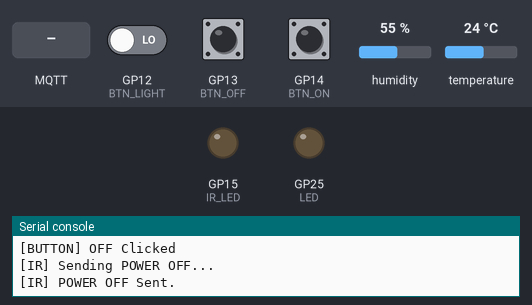
Recording of a program running on a simulated Raspberry Pi Pico running MicroPython. Shown: output pins drawn as LEDs (lit = HIGH), the last lines printed to the serial console. The test bench sets the inputs (shaded band); at power-on: GP13 (BTN_OFF) LOW, GP12 (BTN_LIGHT) LOW, GP14 (BTN_ON) HIGH, humidity 55 %, temperature 24 °C. WiFi joins after 1.5 s; no MQTT or app messages arrive unless stated.

Above: at 3.9 s.
4.0 s: GP13 (BTN_OFF) pulled HIGH for 0.15 s
At 4.9 s:
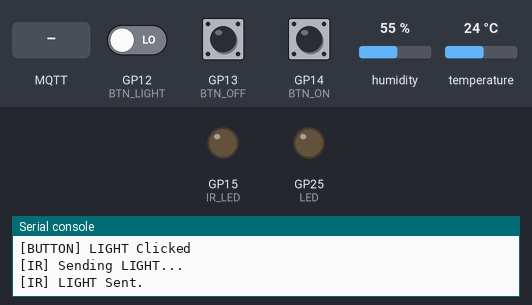
5.6 s: GP12 (BTN_LIGHT) driven HIGH and GP13 (BTN_OFF) driven HIGH
8.6 s: GP14 (BTN_ON) pulled LOW for 0.15 s
At 9.4 s:
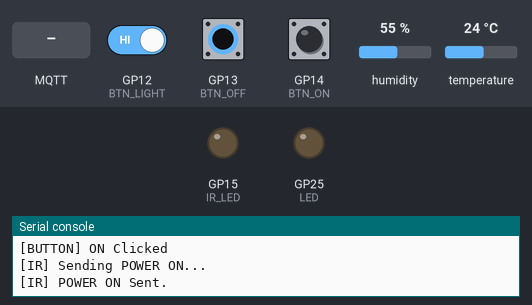
10.2 s: MQTT message "1" arrives on the first subscribed topic
At 11.2 s:
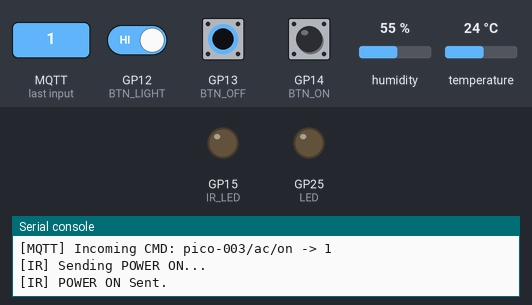
11.7 s: MQTT message "on" arrives on the first subscribed topic
At 12.3 s:
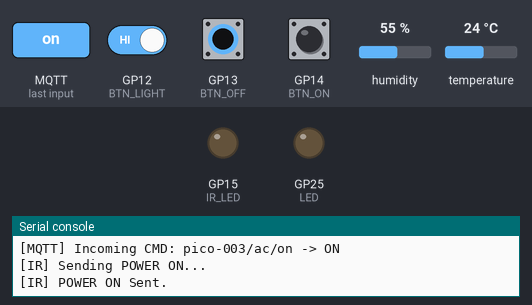
13.2 s: MQTT message "off" arrives on the first subscribed topic
At 13.5 s:
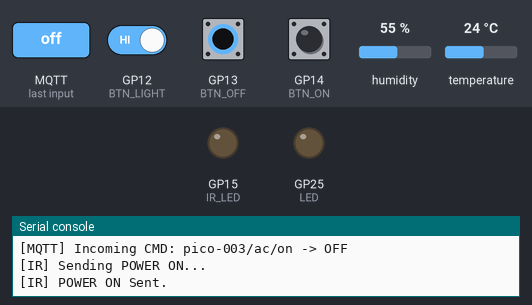
Timing chart, 0 to 15.7 s (numbered marks = the images above; inputs shaded):
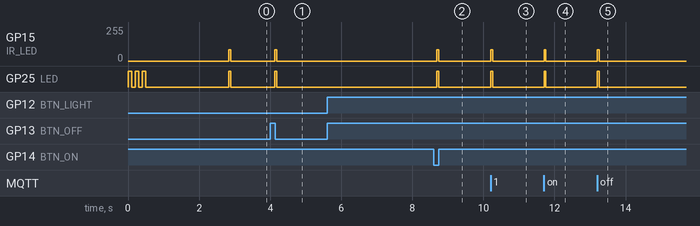

The program:

ir-transmiter-lg-ac-on23off-mqtt.py
```python
import machine
import utime
import dht
import config
import wifi_manager
import gc
from umqtt.simple import MQTTClient

# --- Hardware Setup ---
LED = machine.Pin("LED", machine.Pin.OUT)
IR_LED = machine.PWM(machine.Pin(15))
IR_LED.freq(38000)
IR_LED.duty_u16(0)

# ปุ่มกด (ใช้ Pin.IN เพราะต่อ Pull-up 10k ภายนอกแล้ว)
BTN_ON    = machine.Pin(14, machine.Pin.IN)
BTN_OFF   = machine.Pin(13, machine.Pin.IN)
BTN_LIGHT = machine.Pin(12, machine.Pin.IN)

# เซนเซอร์ DHT11 ต่อที่ขา 16
SENSOR = dht.DHT11(machine.Pin(16))

# --- ข้อมูลดิบจาก config.py ---
RAW_ON = config.RAW_ON
RAW_OFF = config.RAW_OFF
RAW_LIGHT = config.RAW_LIGHT

# --- MQTT Variables ---
client = None
mqtt_connected = False
last_mqtt_reconnect = 0
last_dht_send = 0

# --- 1. ฟังก์ชันส่งสัญญาณ IR (ยิง 1 รอบ) ---
def send_ir(raw_data, name):
    LED.on()
    print(f"[IR] Sending {name}...")
    IR_LED.duty_u16(21845); utime.sleep_us(9000); IR_LED.duty_u16(0); utime.sleep_us(4500)
    for i in range(0, len(raw_data)-1, 2):
        IR_LED.duty_u16(21845); utime.sleep_us(560); IR_LED.duty_u16(0)
        utime.sleep_us(1690 if raw_data[i+1] > 1000 else 560)
    IR_LED.duty_u16(21845); utime.sleep_us(560); IR_LED.duty_u16(0)
    LED.off()
    print(f"[IR] {name} Sent.")

# --- 2. ฟังก์ชัน MQTT Callback ---
def on_message(topic, msg):
    t = topic.decode()
    m = msg.decode().upper()
    print(f"\n[MQTT] Incoming CMD: {t} -> {m}")

    if t == config.TOPIC_AC_ON:
        send_ir(RAW_ON, "POWER ON")
    elif t == config.TOPIC_AC_OFF:
        send_ir(RAW_OFF, "POWER OFF")
    elif t == config.TOPIC_AC_LED:
        send_ir(RAW_LIGHT, "LIGHT")
    elif t == config.TOPIC_QUERY:
        send_dht_data()

# --- 3. ฟังก์ชันเชื่อมต่อ MQTT ---
def try_mqtt_connect():
    global client, mqtt_connected
    try:
        print("Connecting to MQTT Broker...")
        client = MQTTClient(config.CLIENT_ID, config.MQTT_BROKER, keepalive=60)
        client.set_callback(on_message)
        client.set_last_will(config.TOPIC_AVAIL, "OFFLINE", retain=True, qos=1)
        client.connect()

        # Subscribe หัวข้อต่างๆ
        client.subscribe(config.TOPIC_AC_ON)
        client.subscribe(config.TOPIC_AC_OFF)
        client.subscribe(config.TOPIC_AC_LED)
        client.subscribe(config.TOPIC_QUERY)

        client.publish(config.TOPIC_AVAIL, "ONLINE", retain=True, qos=1)
        mqtt_connected = True
        print("MQTT Connected")
        return True
    except Exception as e:
        print(f"MQTT Error: {e}")
        mqtt_connected = False
        return False

# --- 4. ฟังก์ชันอ่านและส่งค่า DHT (ทำเมื่อถึงเวลาส่งเท่านั้น) ---
def send_dht_data():
    try:
        SENSOR.measure()
        t = SENSOR.temperature()
        h = SENSOR.humidity()
        msg = '{{"t": "{}", "h": "{}"}}'.format(t, h)
        client.publish(config.TOPIC_SENSOR_DHT, msg)
        print(f"[MQTT] DHT Data Sent: {t}C, {h}%")
        gc.collect() # เคลียร์แรมหลังส่ง
    except Exception as e:
        print(f"[ERROR] DHT Measure/Send Failed: {e}")

# --- 5. ฟังก์ชันตรวจสอบปุ่มกด ---
def is_pressed(pin):
    if pin.value() == 0:
        utime.sleep_ms(80) # ยืนยันว่ากดจริง 80ms
        if pin.value() == 0:
            return True
    return False

# --- Start Up ---
for _ in range(3): LED.on(); utime.sleep(0.1); LED.off(); utime.sleep(0.1)
print("\nSystem Starting...")

if wifi_manager.connect_wifi(config.WIFI_CONFIGS):
    try_mqtt_connect()

# --- Main Loop ---
while True:
    now = utime.ticks_ms()

    # 1. จัดการ MQTT
    if mqtt_connected:
        try:
            client.check_msg()
        except:
            mqtt_connected = False
    elif utime.ticks_diff(now, last_mqtt_reconnect) > 15000:
        try_mqtt_connect()
        last_mqtt_reconnect = now

    # 2. ส่งข้อมูล DHT ไป MQTT ทุก 10 วินาที (อ่านเฉพาะตอนนี้)
    if mqtt_connected and utime.ticks_diff(now, last_dht_send) > 10000:
        send_dht_data()
        last_dht_send = now

    # 3. ตรวจสอบปุ่มกดหน้าเครื่อง
    if is_pressed(BTN_ON):
        print("[BUTTON] ON Clicked")
        send_ir(RAW_ON, "POWER ON")
        while BTN_ON.value() == 0: utime.sleep_ms(50)

    if is_pressed(BTN_OFF):
        print("[BUTTON] OFF Clicked")
        send_ir(RAW_OFF, "POWER OFF")
        while BTN_OFF.value() == 0: utime.sleep_ms(50)

    if is_pressed(BTN_LIGHT):
        print("[BUTTON] LIGHT Clicked")
        send_ir(RAW_LIGHT, "LIGHT")
        while BTN_LIGHT.value() == 0: utime.sleep_ms(50)

    utime.sleep_ms(20)
```

config.py
```python
# config.py

# --- WiFi & OTA ---
WIFI_CONFIGS = [
  ('WK_AIS_2.4G', '0813996766'),
  ('Galaxy A7189EE', '12345678')
]
ENABLE_OTA = False  # ตั้งเป็น False ถ้าต้องการข้ามการเช็คอัปเดต (By Pass)
OTA_USER = "wasankds"
OTA_REPO = "pico-ota"
OTA_DIR  = "pico-ac-remote-lg"
OTA_FILES = ["main.py", "wifi_manager.py", "config.py"]

# --- MQTT Settings ---
MQTT_BROKER = '192.168.1.140'
DEVICE_ID   = "pico-003"
CLIENT_ID   = 'pico-003'
# --- การจัดการ Topic ทั้งหมด ---
TOPIC_AC_ON = DEVICE_ID + "/ac/on"
TOPIC_AC_OFF = DEVICE_ID + "/ac/off"
TOPIC_AC_LED = DEVICE_ID + "/ac/led"
TOPIC_SENSOR_DHT = DEVICE_ID + "/sensor/dht"
TOPIC_QUERY     = DEVICE_ID + "/system/query"
TOPIC_AVAIL     = DEVICE_ID + "/system/availability"
TOPIC_UPDATE    = DEVICE_ID + "/system/update"

# --- ข้อมูลดิบ (Raw Data) เปิดแอร์ ---
RAW_ON = [563, 1528, 549, 491, 550, 485, 550, 494, 549, 1528, 549, 485, 550, 497, 550, 491, 537, 498, 549, 485, 548, 486, 549, 497, 550, 485, 549, 485, 550, 486, 549, 499, 550, 1527, 549, 498, 548, 499, 550, 486, 549, 485, 549, 498, 536, 499, 550, 485, 549, 1541, 536, 500, 549, 499, 548, 511, 549]

RAW_OFF = [589, 1516, 562, 490, 550, 498, 549, 480, 551, 1528, 548, 486, 561, 485, 549, 480, 561, 1515, 561, 1528, 561, 487, 562, 473, 562, 486, 548, 499, 549, 485, 549, 486, 549, 486, 562, 486, 549, 485, 548, 486, 549, 485, 563, 1529, 561, 487, 562, 1528, 562, 485, 550, 487, 548, 486, 549, 1529, 561]

RAW_LIGHT = [600, 1490, 576, 476, 562, 485, 562, 481, 549, 1528, 549, 485, 549, 486, 561, 480, 550, 1528, 549, 1540, 549, 473, 573, 473, 575, 486, 548, 485, 562, 485, 548, 485, 574, 473, 561, 484, 549, 486, 549, 485, 563, 1514, 561, 485, 548, 1528, 549, 472, 574, 485, 548, 1527, 563, 1527, 549, 485, 563]
```

wifi_manager.py
```python
import network
import time
# import machine

def connect_wifi(configs):
    """
    รับค่า configs เป็น list ของ tuple เช่น [('SSID', 'PWD'), ...]
    """
    wlan = network.WLAN(network.STA_IF)
    wlan.active(True)

    for ssid, pwd in configs:
        print(f'\nConnecting to {ssid}...')
        wlan.connect(ssid, pwd)

        # รอเชื่อมต่อ 10 วินาทีต่อหนึ่งจุด
        for _ in range(10):
            if wlan.isconnected():
                print(f'Connected! IP: {wlan.ifconfig()[0]}')
                return True
            time.sleep(1)
            print('.', end='')
        print(f'\nFailed to connect to {ssid}')

    return False
```

Measured:
- after the input at 4.0 s, GP15 (IR_LED): 0/255 → 85/255 after 0.12 s, → 0/255 0.06 s later; GP25 (LED): LOW → HIGH after 0.12 s, → LOW 0.06 s later
- after the input at 5.6 s, every drawn part: stays the same
- after the input at 8.6 s, GP15 (IR_LED): 0/255 → 85/255 after 0.09 s, → 0/255 0.05 s later; GP25 (LED): LOW → HIGH after 0.09 s, → LOW 0.05 s later
- after the input at 10.2 s, GP15 (IR_LED): 0/255 → 85/255 at once, → 0/255 0.05 s later; GP25 (LED): LOW → HIGH at once, → LOW 0.05 s later
- after the input at 11.7 s, GP15 (IR_LED): 0/255 → 85/255 at once, → 0/255 0.05 s later; GP25 (LED): LOW → HIGH at once, → LOW 0.05 s later
- after the input at 13.2 s, GP15 (IR_LED): 0/255 → 85/255 at once, → 0/255 0.05 s later; GP25 (LED): LOW → HIGH at once, → LOW 0.05 s later
